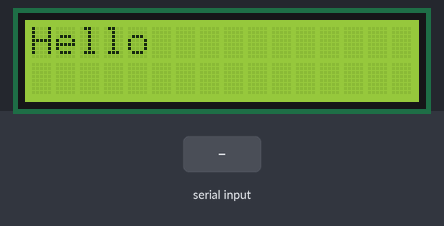
This sketch was run on a simulated Arduino Uno, built with avr-gcc and run on an emulated ATmega328P. On the bench: 16×2 character LCD. The inputs (shaded band) are chosen by the test bench. What the sketch prints to the serial monitor is not drawn.

Above: at 1.2 s.
1.3 s: "C" received over the second serial link
At 1.8 s:
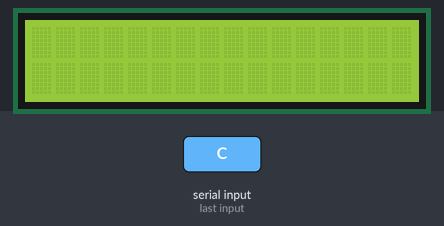
2.8 s: "1" received over the second serial link
At 4.0 s:
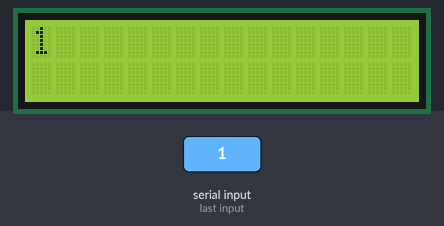
Timing chart, 0 to 5.8 s (numbered marks = the images above; inputs shaded):
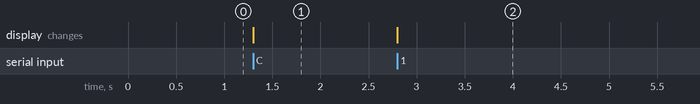

Measured:
- after the input at 1.3 s, the display: changes at once (image 1)
- after the input at 2.8 s, the display: changes at once (image 2)

The sketch:

lcd_bt.ino
```cpp
#include <LiquidCrystal.h>
#include <SoftwareSerial.h>
//#include <AFMotor.h>

SoftwareSerial mySerial(2, 3);

LiquidCrystal lcd(7, 8, 9, 10, 11, 12);


//AF_DCMotor motor(4, MOTOR12_64KHZ); // create motor #2, 64KHz pwm
//AF_DCMotor motor2(2, MOTOR12_64KHZ); // create motor #2, 64KHz pwm

void setup() {
Serial.begin(9600);           // set up Serial library at 9600 bps
 // Serial.println("Motor test!");
  mySerial.begin(9600);
        lcd.begin(16, 2); // Set the display to 16 columns and 2 rows
// motor.setSpeed(200);     // set the speed to 200/255
  //motor2.setSpeed(255);     // set the speed to 200/255
   lcd.print("Hello");
}

char value ;

void loop() {

        // Run the seven demo routines
      while (!mySerial.available());
      value =  mySerial.read();
      Serial.print(value);

      if (value == 'C') {
       lcd.clear();}
      else
      {
      lcd.print(value);

     /* if (value == 'F') {
      motor.run(FORWARD);
      }
      if (value == 'B') {
      motor.run(BACKWARD);
      }

      if (value == 'S') {
      motor.run(RELEASE);
      }
     */
      }
}
```
